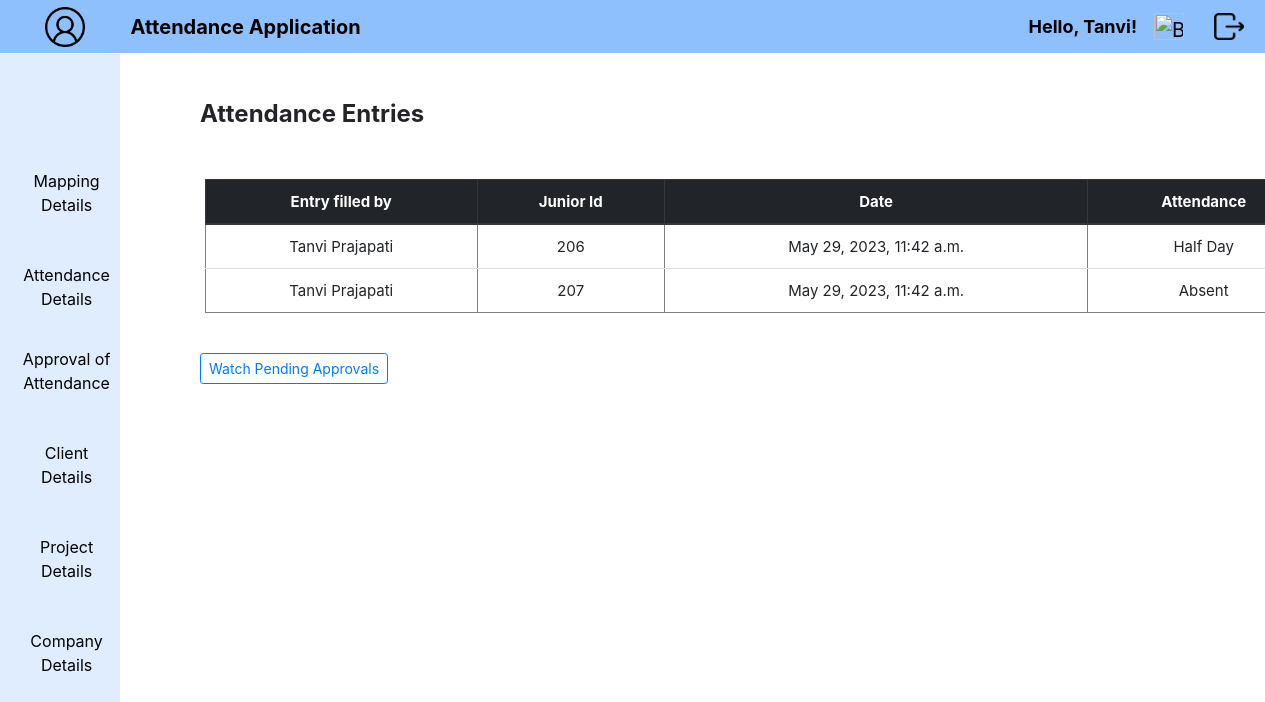
The app's page /AttEntry/ (signed in) with its own data.
### Attendance/models.py (models this page shows, shortened)
class Attendance(models.Model):
        ATTENDANCE = (('Full Day','Full Day'),
                      ('Half Day','Half Day'),
                      ('Overtime','Overtime'),
                      ('Absent','Absent'),)
        user = models.ForeignKey(User, on_delete=models.CASCADE, default=None)
        tdate = models.DateTimeField(default=timezone.now, verbose_name='Today Date', editable=False)
        attendance = models.CharField(choices=ATTENDANCE, max_length=100, null=True, verbose_name='Attendance', default='Full Day')
        mapping = models.ForeignKey(Mapping, on_delete=models.CASCADE, default=None, null=True)
        class Meta:
                db_table = "Attendance"

class Mapping(models.Model):
        user = models.ForeignKey(User, on_delete=models.CASCADE, default=1)
        junior = models.CharField(max_length=255, null=True,verbose_name='Junior')
        class Meta:
                db_table = "Mapping"
        def __str__(self):
                if self.junior is not None:
                        return self.junior
                else:
                        return ""

### Attendance/views.py (the view)
# urls.py: path('AttEntry/',views.AttEntry,name='AttEntry'),
@login_required(login_url='loginview')
@never_cache
def AttEntry(request):
    data = Attendance.objects.filter(user=request.user)
    juniors  = Mapping.objects.filter(user=request.user)
    template = loader.get_template('AttEntry.html')
    context = {
        'attdata': data,
        'juniorsatt': juniors,
    }
    return HttpResponse(template.render(context, request))

### Attendance/templates/AttEntry.html (shortened to what this page needs)
{% extends "home.html" %}
{% load static %}
{% block content %}
{% block emp %}
{% block manager %}
<div class="emp">
  <h4 style="text-align: left; margin: 50px 0px 50px 50px;">
    <b>Attendance Entries</b>
  </h4>
  {% if attdata %}
  <table border='1' style="margin-left: 55;" class="table text-center">
    <thead class="thead-dark">
      <tr>
        <th scope="col">Entry filled by</th>
        <th scope="col">Junior Id</th>
        <th scope="col">Date</th>
        <th scope="col">Attendance</th>
      </tr>
    </thead>
    <tbody>
      {% for x in attdata %}
      <tr>
        <td>{{ x.user.get_full_name }}</td>
        <td>{{ x.mapping }}</td>
        <td>{{ x.tdate }}</td>
        <td>{{ x.attendance }}</td>
      </tr>
      {% endfor %}
    </tbody>
  </table>
  <div style="margin-left: 50px;">
    <br>
    <a href="{% url 'tasklist' %}"  class="btn btn-outline-primary btn-sm">Watch Pending Approvals</a>
  </div>
</div>
{% endif %}
{% endblock %}
{% endblock %}
{% endblock %}

### Attendance/templates/home.html (shortened to what this page needs)
{% load static %}
<!doctype html lang="en">
  <head>
    <link rel="stylesheet" href="https://cdn.jsdelivr.net/npm/bootstrap@4.0.0/dist/css/bootstrap.min.css">
    <link rel="stylesheet" type="text/css" href="{% static 'css/style.css' %}">
  </head>
  <body onload="RenderDate()">
      <nav class="navbar navbar-expand-lg nav1">
        <div class="container-fluid" style="width: fit-content;">
          <a class="navbar-brand" href="{% url 'userdata' %}">
            <img src="{% static 'images/user.png' %}" width="40" height="40" class="d-inline-block align-top" style="margin-left: 28px;">
          </a>
        </div>
          <div class="collapse navbar-collapse" id="navbarSupportedContent">
            <ul class="navbar-nav">
              <li class="nav-item" style="margin-left: 15px;">
                <b>
                  <a class="navbar-brand float-left" href="{% url 'AttFormView' %}">Attendance Application</a>
                </b>
              </li>
            </ul>
            <ul class="navbar-nav mb-2 mb-lg-0 d-flex" style="position: absolute; right: 40;">
              <li>
                <b>
                  <a class="nav-link"  href="{% url 'userdata' %}" style="margin-top: 25px; font-size: 17px; margin-right: 80px;">
                    {% if user.is_authenticated %}
                    <p style="font-size: large;">Hello, {{ user.first_name }}!</p>
                    {% endif %}
                  </a>
                </b>
              </li>
            </ul>
            <ul class="navbar-nav mb-2 mb-lg-0 d-flex" style="position: absolute; right: 60;">
              <li class="nav-item">
                <a class="ml-auto navbar-brand exit" href="{% url 'summary' %}">
                  <img src="{% static 'images/summary.png' %}" alt="Bootstrap" width="30" height="27" style="margin-top: 0px; margin-right: 5px;">
                </a>
              </li>
            </ul>
            <ul class="navbar-nav mb-2 mb-lg-0 d-flex" style="position: absolute; right: 0;">
              <li class="nav-item">
                <a class="ml-auto navbar-brand exit" href="{% url 'logoutview' %}">
                  <img src="{% static 'images/exit.png' %}" alt="Bootstrap" width="30" height="27" style="margin-top: 0px; margin-right: 5px;">
                </a>
              </li>
            </ul>
          </div>
      </nav>
      {% if request.user.is_superuser %}
      {% block content %}
      {% endblock %}
      <nav class="navbar navbar-expand-lg nav2">
        <div class="container-fluid">
          <div class="row">
            <div class="col-md-1" style="min-width: 130px; margin: 0; padding: 0 10px; text-align: center;">
              <nav class="navbar navbar-default navbar-fixed-side">
                <ul class="nav navbar-nav">
                  <li class="nav-item list" style="margin-bottom: 10px;">
                    <a class="nav-link" href="#">Employee Details</a>
                    <div class="side-modal">
                      <a class="nav-link sm1" href="{% url 'EmpForm' %}">Employee Form</a>
                      <a class="nav-link sm1" href="{% url 'EmpEntry' %}">Employee Entries</a>
                    </div>
                  </li>
                  <li class="nav-item list" style="margin-bottom: 10px;">
                    <a class="nav-link" href="#">Mappings Details</a>
                    <div class="side-modal">
                      <a class="nav-link sm1" href="{% url 'SrjrMapFormView' %}">Mapping Form</a>
                      <a class="nav-link sm1" href="{% url 'SrjrEntry' %}">Mapping Entries</a>
                    </div>
                  </li>
                  <li class="nav-item list">
                    <a class="nav-link" href="#">Attendance Details</a>
                    <div class="side-modal">
                      <a class="nav-link sm1" href="{% url 'AttFormView' %}">Attendance Form</a>
                      <a class="nav-link sm1" href="{% url 'AttEntry' %}">Attendance Entries</a>
                    </div>
                  </li>
                  <li class="nav-item list" style="margin-bottom: 10px;">
                    <a class="nav-link" href="#">Approval of Attendance</a>
                    <div class="side-modal">
                      <a class="nav-link sm1" href="{% url 'tasklist' %}">Pending Tasks</a>
                      <a class="nav-link sm1" href="{% url 'approval_list' %}">Approved Tasks</a>
                    </div>
                  </li>
                  <li class="nav-item list" style="margin-bottom: 10px;">
                    <a class="nav-link" href="#">Client Details</a>
                    <div class="side-modal">
                      <a class="nav-link sm1" href="{% url 'ClientForm' %}">Client Form</a>
                      <a class="nav-link sm1" href="{% url 'ClientEntry' %}">Client Entries</a>
                    </div>
                  </li>
                  <li class="nav-item list" style="margin-bottom: 10px;">
                    <a class="nav-link" href="#">Project Details</a>
                    <div class="side-modal">
                      <a class="nav-link sm1" href="{% url 'ProjectForm' %}">Project Form</a>
                      <a class="nav-link sm1" href="{% url 'ProjectEntry' %}">Project Entries</a>
                    </div>
                  </li>
                  <li class="nav-item list" style="margin-bottom: 10px;">
                    <a class="nav-link" href="#">Company Details</a>
                    <div class="side-modal">
                      <a class="nav-link sm1" href="{% url 'CompanyDetail' %}">Company Form</a>
                      <a class="nav-link sm1" href="{% url 'CompanyEntry' %}">Company Details</a>
                    </div>
                  </li>
                </ul>
              </nav>
            </div>
          </div>
        </div>
      </nav>
      {% elif request.user.is_staff %}
      {% block manager %}
      {% endblock %}
      <nav class="navbar navbar-expand-lg nav2">
        <div class="container-fluid">
          <div class="row">
            <div class="col-md-1" style="min-width: 130px; margin: 0; padding: 0 10px; text-align: center;">
              <nav class="navbar navbar-default navbar-fixed-side">
                <ul class="nav navbar-nav">
                  <li class="nav-item list" style="margin-bottom: 10px;">
                    <a class="nav-link" href="#">Mapping Details</a>
                  </li>
                  <li class="nav-item list">
                    <a class="nav-link" href="#">Attendance Details</a>
                  </li>
                  <li class="nav-item list" style="margin-bottom: 10px;">
                    <a class="nav-link" href="#">Approval of Attendance</a>
                  </li>
                  <li class="nav-item list" style="margin-bottom: 10px;">
                    <a class="nav-link" href="#">Client Details</a>
                  </li>
                  <li class="nav-item list" style="margin-bottom: 10px;">
                    <a class="nav-link" href="#">Project Details</a>
                  </li>
                  <li class="nav-item list" style="margin-bottom: 10px;">
                    <a class="nav-link" href="#">Company Details</a>
                  </li>
                </ul>
              </nav>
            </div>
          </div>
        </div>
      </nav>
    {% endif %}
  </body>
</html>

### Attendance/static/css/style.css (style rules this page uses)
li a { color: black; text-decoration: none; }
.navbar { padding: 0.1rem; }
.nav1 { background-color:#8ec0fd; position: fixed; width: 100%; top: 0; left: 0; }
.nav2 { background-color: #e0edfe; padding: 0.1rem; position: fixed; top: 53.5px; left: 0; width: 120px; height: 93.5%; }
.emp { margin-left: 150px; margin-top: 100px; }
.nav-item { position: relative; }
.nav-link { margin: 10px 0 10px 0; }
table { font-size: 15px; }

### records on screen
Attendance: user.get_full_name "Tanvi Prajapati", mapping "206", tdate "May 29, 2023, 11:42 a.m.", attendance "Half Day"
Attendance: user.get_full_name "Tanvi Prajapati", mapping "207", tdate "May 29, 2023, 11:42 a.m.", attendance "Absent"

### other values on screen
{{ user.first_name }} "Tanvi"
